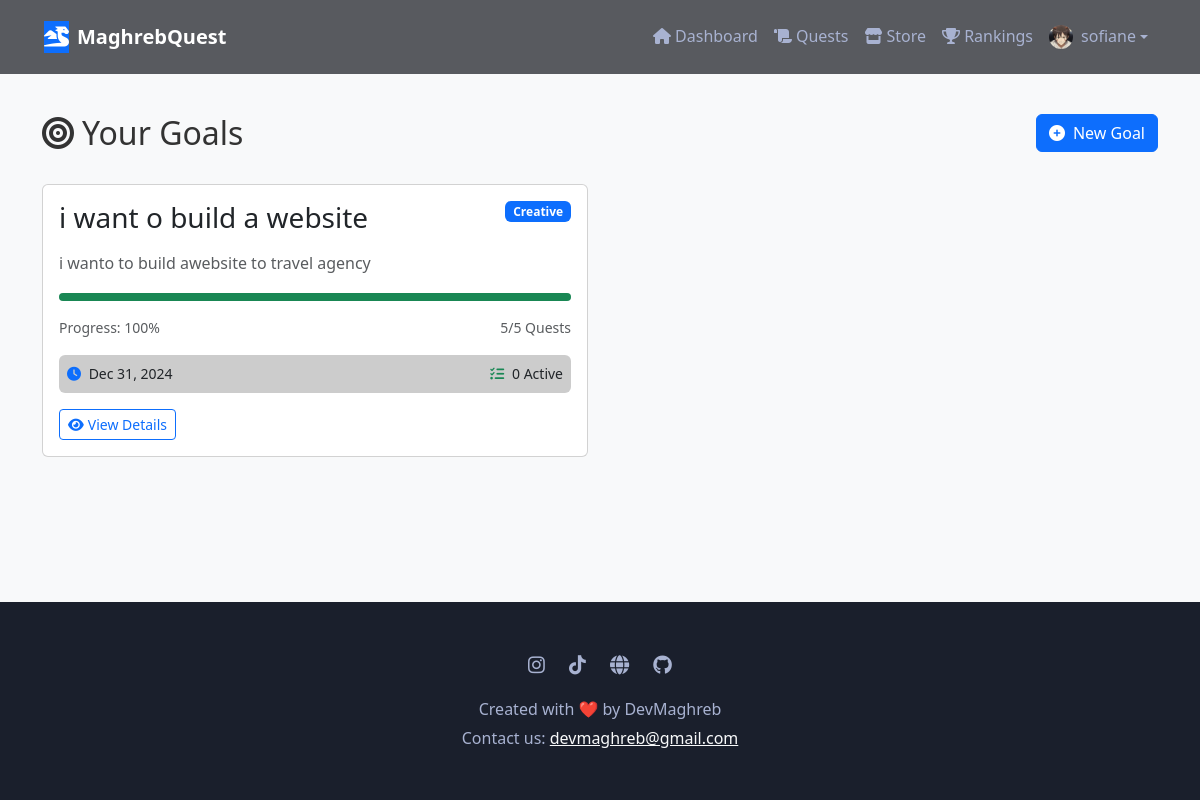
/goals/ (signed in), run on the app's committed database.
### core/models.py (models this page shows, shortened)
class UserProfile(models.Model):
    RANK_CHOICES = [
        ('F', 'F-Rank Hunter'),
        ('E', 'E-Rank Hunter'),
        ('D', 'D-Rank Hunter'),
        ('C', 'C-Rank Hunter'),
        ('B', 'B-Rank Hunter'),
        ('A', 'A-Rank Hunter'),
        ('S', 'S-Rank Hunter'),
    ]
    PERSONALITY_CHOICES = [
        ('achiever', 'Achiever'),
        ('explorer', 'Explorer'),
        ('socializer', 'Socializer'),
        ('competitor', 'Competitor'),
    ]
    user = models.OneToOneField(User, on_delete=models.CASCADE)
    name = models.CharField(max_length=100, default='Hunter')
    level = models.IntegerField(default=1)
    experience = models.IntegerField(default=0)
    coins = models.IntegerField(default=100)  # Start with 100 coins
    rank = models.CharField(max_length=1, choices=RANK_CHOICES, default='F', validators=[validate_rank])
    personality_type = models.CharField(max_length=50, blank=True, null=True)
    title = models.CharField(max_length=100, default='Novice Hunter')
    bio = models.TextField(blank=True)
    avatar = models.ImageField(upload_to='avatars/', null=True, blank=True)
    notification_preferences = models.JSONField(default=dict, blank=True, null=True)
    strengths = models.JSONField(default=dict, blank=True, null=True)
    weaknesses = models.JSONField(default=dict, blank=True, null=True)
    daily_quest_limit = models.PositiveIntegerField(default=5)
    last_quest_completion = models.DateTimeField(null=True, blank=True)
    quest_streak = models.PositiveIntegerField(default=0)
    inventory = models.JSONField(default=list, blank=True, null=True)
    strength = models.IntegerField(default=10)
    agility = models.IntegerField(default=10)
    vitality = models.IntegerField(default=10)
    sense = models.IntegerField(default=10)
    intelligence = models.IntegerField(default=10)
    class Meta:
        indexes = [
            models.Index(fields=['rank']),
            models.Index(fields=['level']),
            models.Index(fields=['personality_type']),
        ]

class Goal(models.Model):
    GOAL_TYPES = [
        ('personal', 'Personal Development'),
        ('career', 'Career'),
        ('health', 'Health & Fitness'),
        ('education', 'Education'),
        ('financial', 'Financial'),
        ('creative', 'Creative'),
        ('social', 'Social'),
        ('other', 'Other')
    ]
    title = models.CharField(max_length=200)
    description = models.TextField()
    goal_type = models.CharField(max_length=20, choices=GOAL_TYPES, default='personal')
    deadline = models.DateTimeField(null=True, blank=True)
    user = models.ForeignKey(User, on_delete=models.CASCADE)
    created_at = models.DateTimeField(auto_now_add=True)
    updated_at = models.DateTimeField(auto_now=True)
    is_active = models.BooleanField(default=True)
    priority = models.IntegerField(
        default=1,
        validators=[MinValueValidator(1), MaxValueValidator(5)]
    )
    @property
    def completion_percentage(self):
        total_quests = self.quests.count()
        if total_quests == 0:
            return 0
        completed_quests = self.quests.filter(status='completed').count()
        return int((completed_quests / total_quests) * 100)
    @property
    def completed_quests_count(self):
        return self.quests.filter(status='completed').count()
    @property
    def active_quests_count(self):
        return self.quests.filter(status='in_progress').count()
    @property
    def total_quests_count(self):
        return self.quests.count()
    @property
    def is_completed(self):
        return self.completion_percentage == 100
    class Meta:
        indexes = [
            models.Index(fields=['user', 'deadline']),
            models.Index(fields=['user', 'is_active']),
        ]
        ordering = ['-created_at']

### core/views.py (the view)
# urls.py: path('goals/', views.goal_list, name='goal_list'),
@login_required
def goal_list(request):
    goals = Goal.objects.filter(user=request.user).order_by('deadline')
    return render(request, 'core/goal_list.html', {'goals': goals})

### templates/core/goal_list.html (shortened to what this page needs)
{% extends 'core/base.html' %}
{% load static %}
{% block content %}
<div class="container py-4">
    <div class="row mb-4">
        <div class="col-md-8">
            <h2 class="glow-text">
                <i class="fas fa-bullseye me-2"></i>Your Goals
            </h2>
        </div>
        <div class="col-md-4 text-md-end">
            <a href="{% url 'goal_create' %}" class="btn btn-primary shadow-pulse">
                <i class="fas fa-plus-circle me-2"></i>New Goal
            </a>
        </div>
    </div>
    {% if goals %}
        <div class="row">
            {% for goal in goals %}
                <div class="col-md-6 mb-4">
                    <div class="card glass-morphism h-100">
                        <div class="card-body">
                            <div class="d-flex justify-content-between align-items-start mb-3">
                                <h3 class="card-title mb-0">{{ goal.title }}</h3>
                                <span class="badge bg-primary">{{ goal.get_goal_type_display }}</span>
                            </div>
                            <p class="card-text text-muted mb-3">{{ goal.description }}</p>
                            <div class="progress mb-3" style="height: 8px;">
                                <div class="progress-bar bg-success"
                                     role="progressbar"
                                     style="width: {{ goal.completion_percentage }}%"
                                     aria-valuenow="{{ goal.completion_percentage }}"
                                     aria-valuemin="0"
                                     aria-valuemax="100">
                                </div>
                            </div>
                            <div class="d-flex justify-content-between align-items-center small text-muted mb-3">
                                <span>Progress: {{ goal.completion_percentage }}%</span>
                                <span>{{ goal.completed_quests_count }}/{{ goal.total_quests_count }} Quests</span>
                            </div>
                            <div class="goal-stats small mb-3">
                                <div class="row">
                                    <div class="col">
                                        <i class="fas fa-clock text-primary me-1"></i>
                                        {{ goal.deadline|date:"M d, Y" }}
                                    </div>
                                    <div class="col text-end">
                                        <i class="fas fa-tasks text-success me-1"></i>
                                        {{ goal.active_quests_count }} Active
                                    </div>
                                </div>
                            </div>
                            <div class="d-flex gap-2">
                                <a href="{% url 'goal_detail' goal.id %}" class="btn btn-outline-primary btn-sm">
                                    <i class="fas fa-eye me-1"></i>View Details
                                </a>
                            </div>
                        </div>
                    </div>
                </div>
            {% endfor %}
        </div>
    {% endif %}
</div>
{% endblock %}

### templates/core/base.html (shortened to what this page needs)
<!DOCTYPE html>
{% load static %}
<html lang="en">
<head>
    <link href="https://cdn.jsdelivr.net/npm/bootstrap@5.3.0/dist/css/bootstrap.min.css" rel="stylesheet">
    <link href="https://cdnjs.cloudflare.com/ajax/libs/font-awesome/6.0.0/css/all.min.css" rel="stylesheet">
</head>
<body class="bg-light d-flex flex-column min-vh-100">
    <nav class="navbar navbar-expand-lg navbar-light fixed-top glass-card">
        <div class="container">
            <a class="navbar-brand d-flex align-items-center" href="{% url 'home' %}">
                <div class="icon-container bg-primary text-white me-2">
                    <i class="fas fa-dragon"></i>
                </div>
                <span class="fw-bold">MaghrebQuest</span>
            </a>
            <div class="collapse navbar-collapse" id="navbarNav">
                <ul class="navbar-nav ms-auto">
                    {% if user.is_authenticated %}
                        <li class="nav-item">
                            <a class="nav-link" href="{% url 'dashboard' %}">
                                <i class="fas fa-home me-1"></i>Dashboard
                            </a>
                        </li>
                        <li class="nav-item">
                            <a class="nav-link" href="{% url 'quest_list' %}">
                                <i class="fas fa-scroll me-1"></i>Quests
                            </a>
                        </li>
                        <li class="nav-item">
                            <a class="nav-link" href="{% url 'store' %}">
                                <i class="fas fa-store me-1"></i>Store
                            </a>
                        </li>
                        <li class="nav-item">
                            <a class="nav-link {% if active_page == 'rankings' %}active{% endif %}" href="{% url 'rankings' %}">
                                <i class="fas fa-trophy"></i> Rankings
                            </a>
                        </li>
                        <li class="nav-item dropdown">
                            <a class="nav-link dropdown-toggle d-flex align-items-center" href="#" role="button" data-bs-toggle="dropdown">
                                {% if user.userprofile.avatar %}
                                    <img src="{{ user.userprofile.avatar.url }}" alt="Avatar" class="rounded-circle me-2" style="width: 24px; height: 24px; object-fit: cover;">
                                {% else %}
                                    <i class="fas fa-user-circle me-1"></i>
                                {% endif %}
                                {{ user.username }}
                            </a>
                        </li>
                    {% endif %}
                </ul>
            </div>
        </div>
    </nav>
    <main class="flex-shrink-0">
        {% block content %}{% endblock %}
    </main>
    <footer class="footer mt-auto">
        <div class="container text-center">
            <div class="row">
                <div class="col-md-12">
                    <div class="social-links mb-3">
                        <a href="https://www.instagram.com/devmagheb" target="_blank"><i class="fab fa-instagram"></i></a>
                        <a href="https://www.tiktok.com/@devmaghreb" target="_blank"><i class="fab fa-tiktok"></i></a>
                        <a href="https://devmaghreb.vercel.app" target="_blank"><i class="fas fa-globe"></i></a>
                        <a href="https://github.com/Soufiane-Majdar" target="_blank"><i class="fab fa-github"></i></a>
                    </div>
                    <p class="mb-1">Created with ❤️ by DevMaghreb</p>
                    <p class="mb-0">Contact us: <a href="mailto:devmaghreb@gmail.com" class="text-light">devmaghreb@gmail.com</a></p>
                </div>
            </div>
        </div>
    </footer>
</body>
</html>

### templates/core/base.html (style rules this page uses)
:root { --primary-color: #2196f3; --secondary-color: #00bcd4; --dark-bg: #1a1f2c; --light-text: #a8b2d1; }
body { padding-top:60px; }
@media screen and (min-width: 324px) { body { padding-top: 90px; } }
body { font-family: 'Segoe UI', system-ui, -apple-system, sans-serif; line-height: 1.6; color: #333; }
.navbar { background: #585a5f; backdrop-filter: blur(10px); padding: 1rem 2rem; }
.navbar-brand { font-weight: 700; color: #fff !important; }
.nav-link { color: var(--light-text) !important; transition: color 0.3s ease; }
.footer { background: var(--dark-bg); color: var(--light-text); padding: 3rem 0; margin-top: auto; }
.social-links a { color: var(--light-text); margin: 0 10px; font-size: 1.2rem; transition: color 0.3s ease; }

### templates/core/goal_list.html (style rules this page uses)
.goal-stats { padding: 0.5rem; background: rgba(0, 0, 0, 0.2); border-radius: 6px; margin: 1rem 0; }

### data on the page
Goal: title "i want o build a website", goal_type "Creative", description "i wanto to build awebsite to travel agency", completion_percentage "100", completed_quests_count "5", total_quests_count "5", deadline "Dec 31, 2024", active_quests_count "0"

### other printed values
{{ user.username }} "sofiane"
